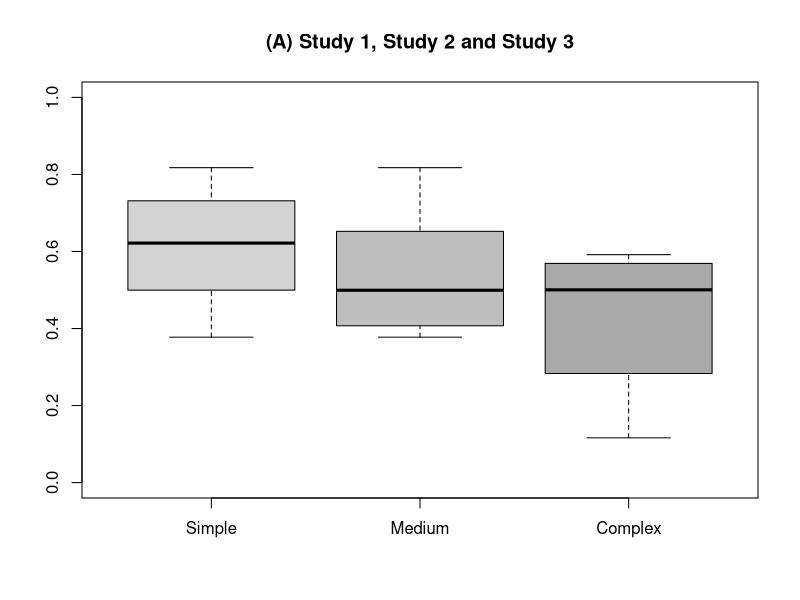
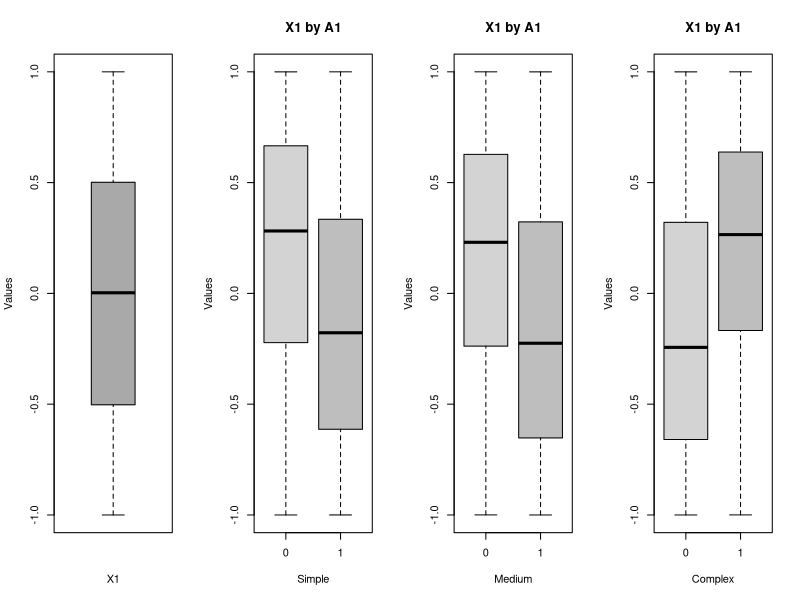

R code for these plots, in order:

set.seed(43578578)

# Define the sample size
n = 100000

# Define the expit function as the logistic function
expit = plogis

####### Study 1 - Study 3 ######
X1 = runif(n, - 1, 1)# Generate covariate X1 from a uniform distribution between -1 and 1

# Define the probability functions for three different scenarios
simple = expit(0.5 - X1)  # Simple scenario
medium = expit( - X1 + 0.5 * X1 * X1) # Medium  scenario
complex = expit(1.2 * X1 - 0.25 * X1 * X1 - abs(X1) + 0.5 * abs(sin(X1)))# Complex scenario

# Generate treatment assignment based on the probabilities defined above
A1.simple = rbinom(n, 1, p=expit(0.5 - X1))
A1.medium = rbinom(n, 1, p=expit( - X1 + 0.5 * X1 * X1))
A1.complex = rbinom(n, 1, p=expit(1.2 * X1 - 0.25 * X1 * X1 - abs(X1) + 0.5 * abs(sin(X1))))

# Create a data frame containing all the generated variables
dt1 <- data.frame(
  X1 = X1,
  simple = simple,
  medium = medium,
  complex = complex,
  A1.simple = A1.simple,
  A1.medium = A1.medium,
  A1.complex = A1.complex
)



figure_dir = "Plot_Positivity_Studies_1_4/Figures"
dir.create(figure_dir, showWarnings = FALSE, recursive = TRUE)

# Generate boxplots comparing the probability distributions for Study 1 - Study 3 
# (Figure 1A of supplementary material)
png(filename = file.path(figure_dir, "Boxplot_probabilities_Study1_3.png"), width = 800, height = 600)
boxplot(cbind(Simple = simple, Medium = medium, Complex = complex),
        ylim = c(0, 1),
        main = "(A) Study 1, Study 2 and Study 3",
        col = c("lightgray", "gray", "darkgray"))

dev.off() 

# Generate boxplots for covariate X1 distribution by treatment groups in Study 1 - Study 3
# (Figure 2 of supplementary material)
png(filename = file.path(figure_dir, "Distribution_X1_studies1_3_by_A.png"), width = 1200, height = 800)
par(mfrow = c(1, 4)) 
boxplot(dt1$X1, ylab = "Values", col = "darkgray", xlab = "X1")
boxplot(dt1$X1 ~ dt1$A1.simple, main = "X1 by A1", ylab = "Values", xlab = "Simple", col = c("lightgray", "gray"))
boxplot(dt1$X1 ~ dt1$A1.medium,   main = "X1 by A1", ylab = "Values", xlab = "Medium", col = c("lightgray", "gray"))
boxplot(dt1$X1 ~ dt1$A1.complex, main = "X1 by A1", ylab = "Values", xlab = "Complex", col = c("lightgray", "gray"))
dev.off()


  
